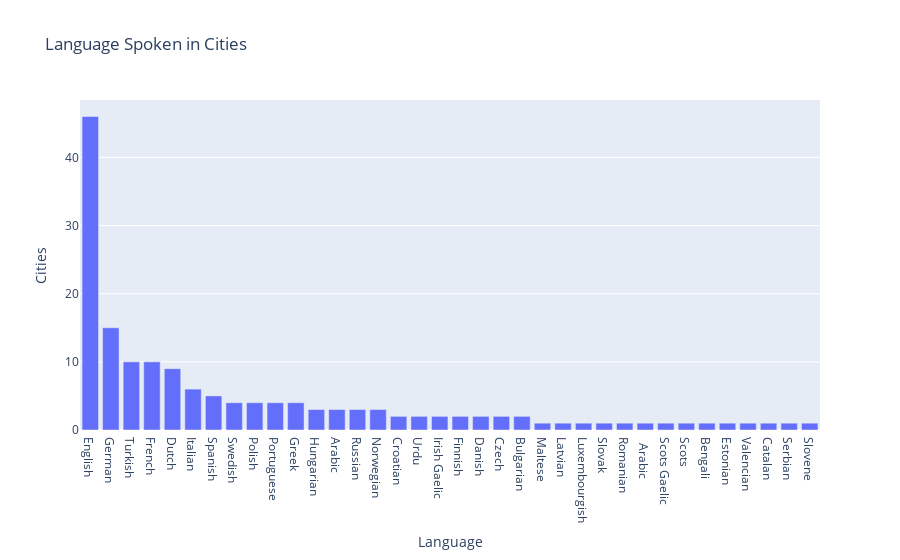

Notebook code for this chart:
### Markdown cell above
- As we can see, the ***Main Spoken Language*** column is formatted as a string of comma-separated languages, so we will first need to convert it to a list of the languages spoken
- After that, we have the languages in a list; we need to explode this column, creating a new row for each language spoken in a city.

### Code cell
lang_series = (df_final['Main Spoken Languages'].str.split(', '))
lang_exploded = lang_series.explode()
    
lang_counts = lang_exploded.value_counts()
print(f'Top 3 most spoken languages are:\n {lang_counts.head(3)}')

fig = px.bar(
    x=lang_counts.index,
    y=lang_counts.values,
    labels={'x': 'Language', 'y': 'Cities'},
    title='Language Spoken in Cities',
)
fig.show()

### Figure 1 — Plotly figure (JSON) as saved in the notebook; plotly's stock layout.template omitted (floating-point values rounded to 4 significant figures)
{"data": [{"hovertemplate": "Language=%{x}<br>Cities=%{y}<extra></extra>", "legendgroup": "", "marker": {"color": "#636efa", "pattern": {"shape": ""}}, "name": "", "orientation": "v", "showlegend": false, "textposition": "auto", "type": "bar", "x": ["English", "German", "Turkish", "French", "Dutch", "Italian", "Spanish", "Swedish", "Polish", "Portuguese", "Greek", "Hungarian", "Arabic", "Russian", "Norwegian", "Croatian", "Urdu", "Irish Gaelic", "Finnish", "Danish", "Czech", "Bulgarian", "Maltese", "Latvian", "Luxembourgish", "Slovak", "Romanian", "  Arabic", "Scots Gaelic", "Scots", "Bengali", "Estonian", "Valencian", "Catalan", "Serbian", "Slovene"], "xaxis": "x", "y": [46, 15, 10, 10, 9, 6, 5, 4, 4, 4, 4, 3, 3, 3, 3, 2, 2, 2, 2, 2, 2, 2, 1, 1, 1, 1, 1, 1, 1, 1, 1, 1, 1, 1, 1, 1], "yaxis": "y"}], "layout": {"barmode": "relative", "legend": {"tracegroupgap": 0}, "title": {"text": "Language Spoken in Cities"}, "xaxis": {"anchor": "y", "domain": [0, 1], "title": {"text": "Language"}}, "yaxis": {"anchor": "x", "domain": [0, 1], "title": {"text": "Cities"}}}}
